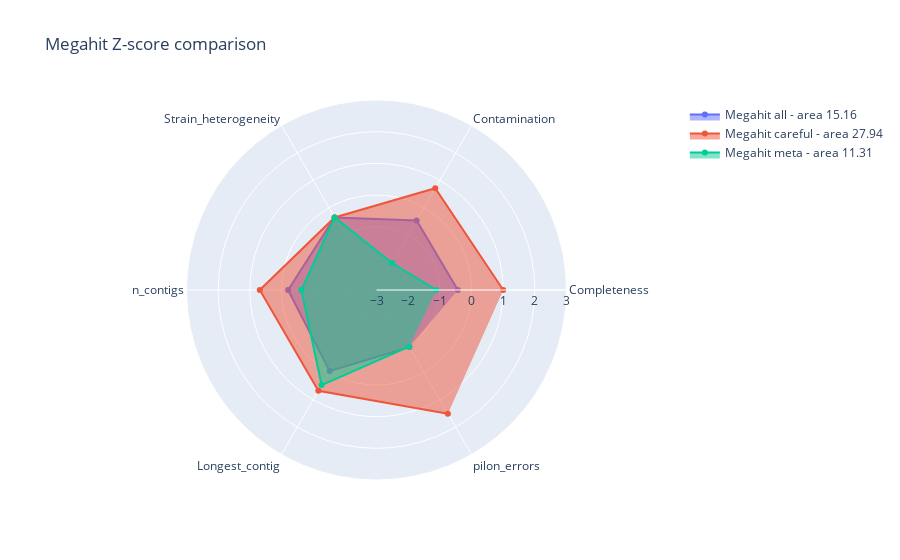

The notebook cell this image was saved under:
### Code cell
fig = go.Figure()

for n,index in enumerate(df_norm_z_megahit.index.to_list()):
    fig.add_trace(
                go.Scatterpolar(
                                r=df_norm_z_megahit[['Completeness', 'Contamination',
       'Strain_heterogeneity', 'n_contigs', 'Longest_contig', 'pilon_errors']].loc[index].values,
                                theta=['Completeness', 'Contamination',
       'Strain_heterogeneity', 'n_contigs', 'Longest_contig', 'pilon_errors'],
                                fill='toself',
                                name="Megahit {} - area {}".format(df_norm_z_megahit['Category'][index], round(area_list[n],2)),
                                showlegend=True,
                                )
                )

fig.update_layout(
    polar=dict(
        radialaxis=dict(
                        visible=True,
                        range=[-3, 3]
                    )
            ),
    title="Megahit Z-score comparison"
)

fig.show()

### Figure 1 — Plotly figure (JSON) as saved in the notebook; plotly's stock layout.template omitted (floating-point values rounded to 4 significant figures)
{"data": [{"fill": "toself", "name": "Megahit all - area 15.16", "r": [-0.4321, -0.4651, -0.3536, -0.2078, -0.04298, -0.9198], "showlegend": true, "theta": ["Completeness", "Contamination", "Strain_heterogeneity", "n_contigs", "Longest_contig", "pilon_errors"], "type": "scatterpolar"}, {"fill": "toself", "name": "Megahit careful - area 27.94", "r": [1.002, 0.7107, -0.3536, 0.6856, 0.6729, 1.509], "showlegend": true, "theta": ["Completeness", "Contamination", "Strain_heterogeneity", "n_contigs", "Longest_contig", "pilon_errors"], "type": "scatterpolar"}, {"fill": "toself", "name": "Megahit meta - area 11.31", "r": [-1.113, -2.017, -0.3536, -0.6266, 0.4661, -0.9348], "showlegend": true, "theta": ["Completeness", "Contamination", "Strain_heterogeneity", "n_contigs", "Longest_contig", "pilon_errors"], "type": "scatterpolar"}], "layout": {"polar": {"radialaxis": {"range": [-3, 3], "visible": true}}, "title": {"text": "Megahit Z-score comparison"}}}
